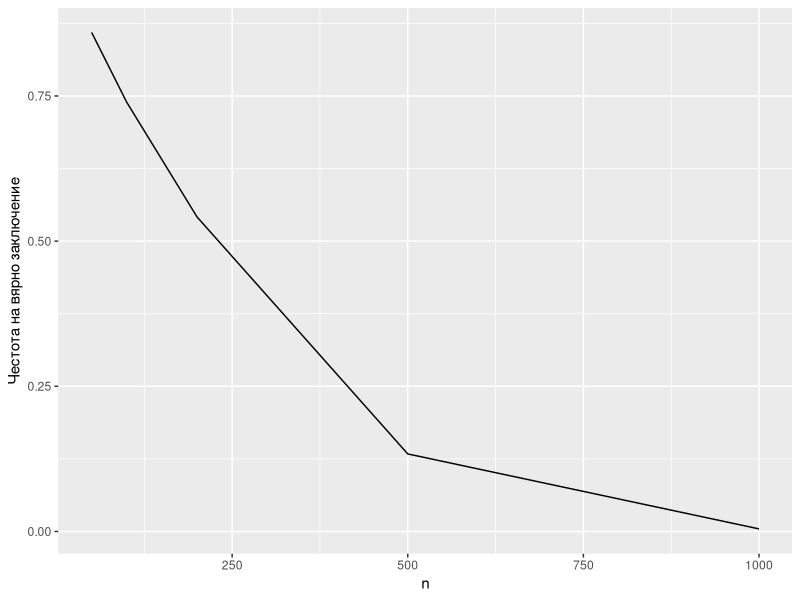

This chart was generated by the following R code:
install.packages("tidyverse")
install.packages("broom")

library(tidyverse)
library(broom)
simulate_chi_square <- function(n, green, blue, yellow) {
  colors <- c(rep("green", green), rep("blue", blue), rep("yellow", yellow))
  
  counts <- table(sample(colors, n, replace = TRUE))
  
  test_result <- chisq.test(counts)
  
  p_value <- test_result$p.value
  
  return(p_value)
}
simulate_chi_square_repeatedly <- function(n, green, blue, yellow, repetitions) {
  
  p_values <- rep(NA, repetitions)
  
  for (i in 1:repetitions) {
    p_values[i] <- simulate_chi_square(n, green, blue, yellow)
  }
  
  frequency <- mean(p_values > 0.05)
  
  return(frequency)
}

repetitions <- 10000


green <- 5
blue <- 7
yellow <- 7

ns <- c(50, 100, 200, 500, 1000)

frequencies <- rep(NA, length(ns))

for (i in 1:length(ns)) {
  frequencies[i] <- simulate_chi_square_repeatedly(ns[i], green, blue, yellow, repetitions)
}

results <- data.frame(n = ns, frequency = frequencies)

ggplot(results, aes(x = n, y = frequency)) +
  geom_line() +
  xlab("n") +
  ylab("Честота на вярно заключение")
